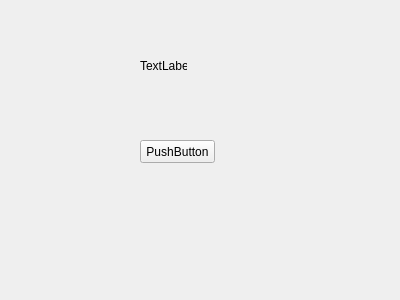
<?xml version="1.0" encoding="UTF-8"?>
<ui version="4.0">
 <class>Form</class>
 <widget class="QWidget" name="Form">
  <property name="geometry">
   <rect>
    <x>0</x>
    <y>0</y>
    <width>400</width>
    <height>300</height>
   </rect>
  </property>
  <property name="windowTitle">
   <string>Form</string>
  </property>
  <widget class="QLabel" name="label">
   <property name="geometry">
    <rect>
     <x>140</x>
     <y>60</y>
     <width>47</width>
     <height>12</height>
    </rect>
   </property>
   <property name="text">
    <string>TextLabel</string>
   </property>
  </widget>
  <widget class="QPushButton" name="pushButton">
   <property name="geometry">
    <rect>
     <x>140</x>
     <y>140</y>
     <width>75</width>
     <height>23</height>
    </rect>
   </property>
   <property name="text">
    <string>PushButton</string>
   </property>
  </widget>
 </widget>
 <resources/>
 <connections/>
</ui>
